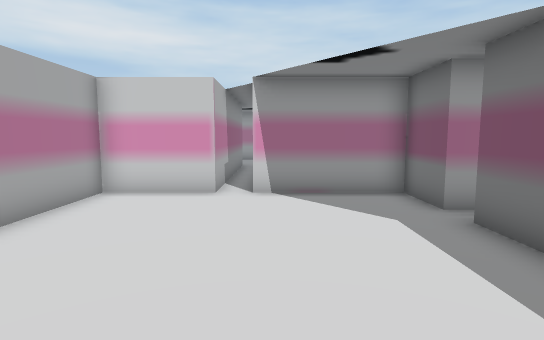
view 1 (above)

17 first-person views from a walk through a scene from a Unity 3-D project. The camera is 1.5 m above the floor, tilts 6° down and sees 80° across. The floor is counted in squares, 1 m on a side. Each view is taken from the middle of a square. On the plan, view 1 faces up. The plan holds only what a view shows up to about 15 squares ahead; the rest is blank. The place goes on beyond the plan. The player character is not drawn. Some animated figures are not drawn.

view 2
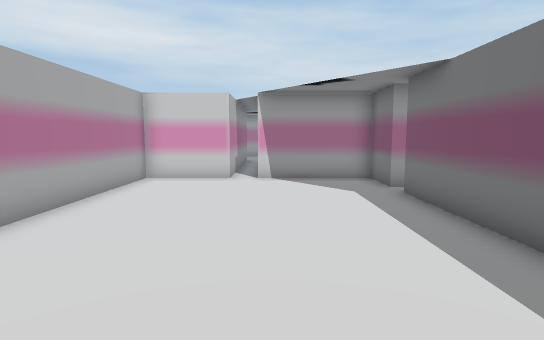

view 3
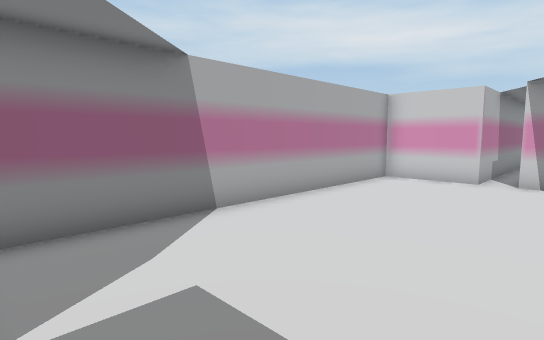

view 4
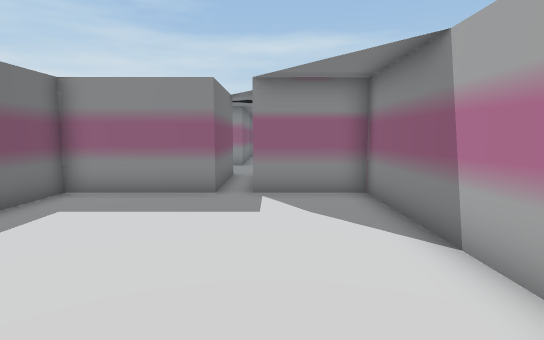

view 5
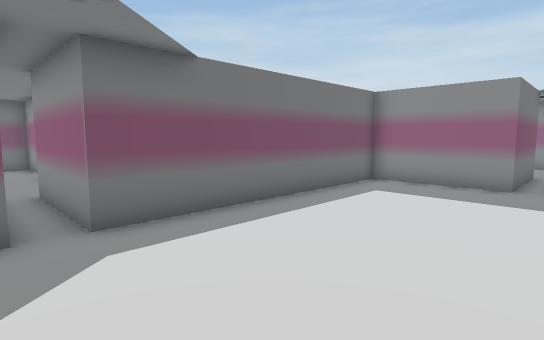

view 6
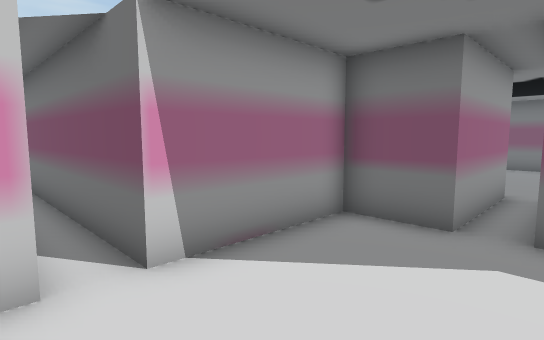

view 7
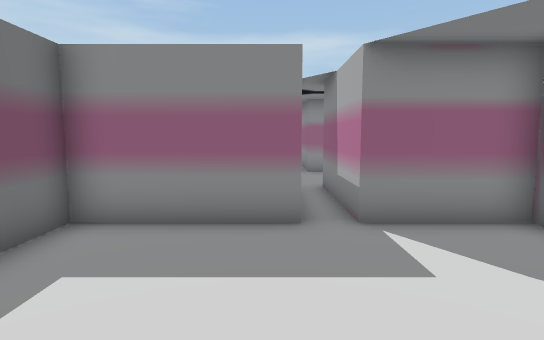

view 8
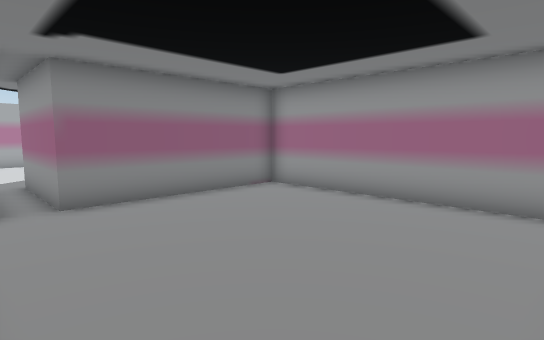

view 9
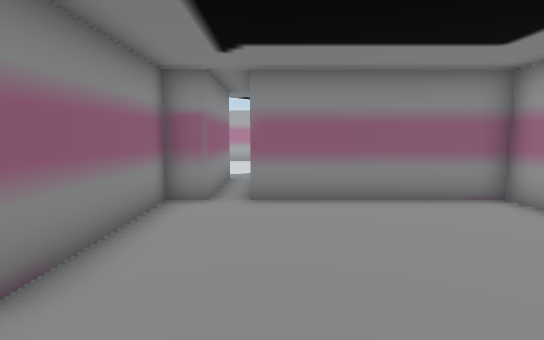

view 10
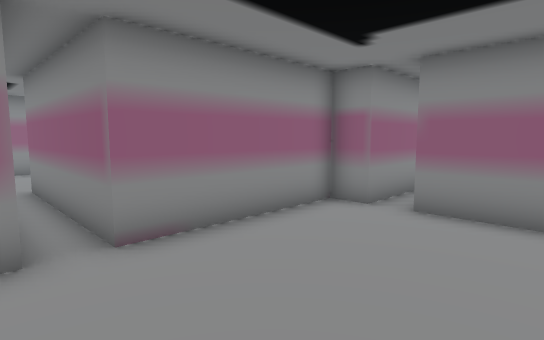

view 11
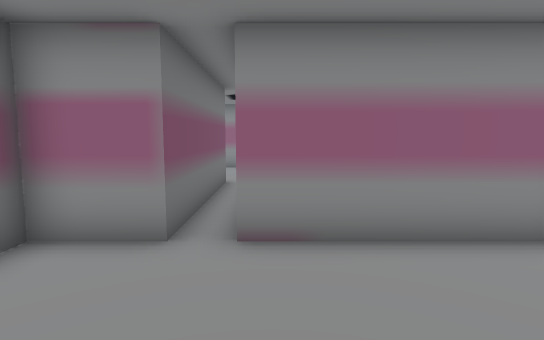

view 12
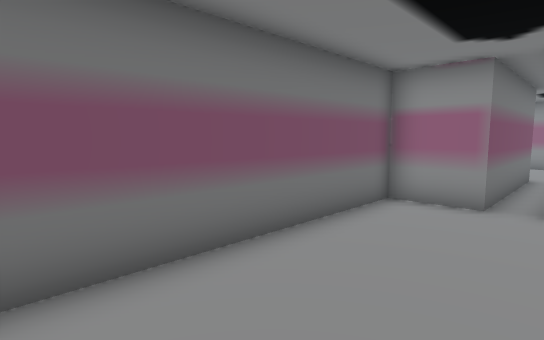

view 13
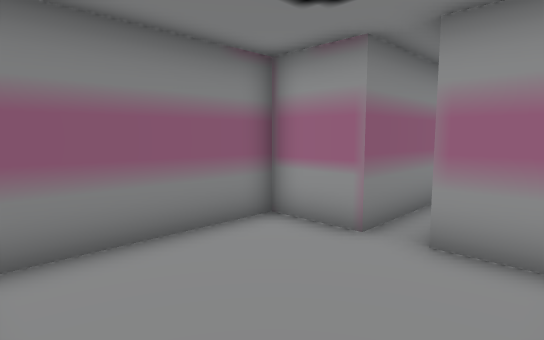

view 14
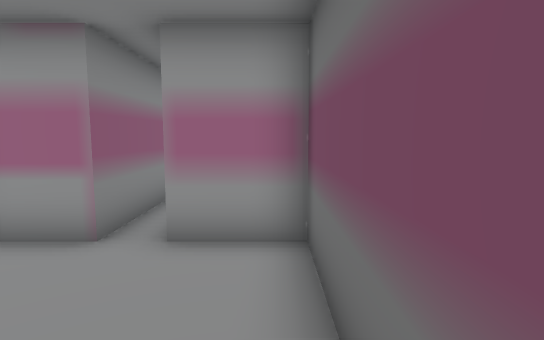

view 15
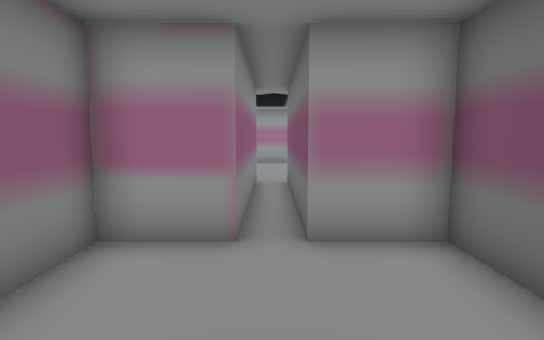

view 16
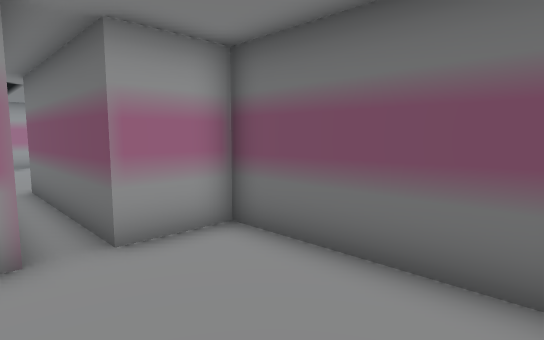

view 17
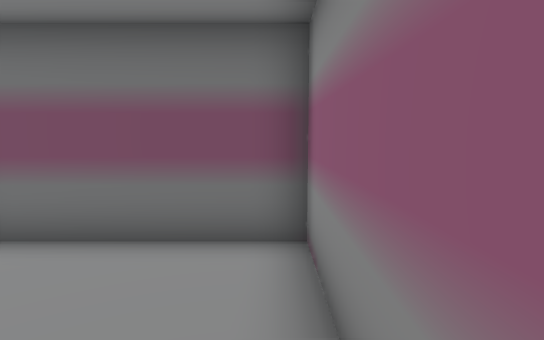

### Floor plan
Ten units are one square. View 1 is at (0, 0); x grows to the right and y downward. Boxes are objects, and circles mark ways between rooms. Rooms are numbered by the first view taken in them; rooms with no view inside come last. Other rooms are left out.
<svg viewBox="-50 -130 210 210">
<path fill="none" stroke="#000" d="M-15 -85 -45 -85 -45 35 -15 35 -15 75M75 -65 35 -65 35 -85 -5 -85M-5 75 -5 35 35 35 35 -55 75 -55M75 -55 75 -45 125 -45 125 15M148 -125 75 -125 75 -65M135 15 135 -45 155 -45 155 -118M125 15 105 15 105 58M115 65 155 65 155 15 135 15"/>
<circle cx="80" cy="-60" r="3" fill="#2a7"/>
<circle cx="130" cy="10" r="3" fill="#2a7"/>
<text x="0" y="-20">1</text>
<text x="120" y="-80">2</text>
<text x="130" y="40">3</text>
</svg>
Room 1 opens to room 2. Room 2 opens to room 3.

Where each view was taken, in squares from view 1:
view 1: 0 up, 0 right, facing up
view 2: 3 down, 0 right, facing up
view 3: 3 down, 1 right, facing up-left
view 4: 5 up, 2 left, facing down
view 5: 7 up, 2 left, facing down-right
view 6: 5 up, 2 left, facing up-right
view 7: 2 up, 0 right, facing down
view 8: 5 up, 15 right, facing up-left
view 9: 7 up, 15 right, facing left
view 10: 9 up, 14 right, facing down-left
view 11: 9 up, 12 right, facing down
view 12: 12 up, 12 right, facing down-right
view 13: 6 down, 15 right, facing up-left
view 14: 6 down, 15 right, facing up
view 15: 6 down, 13 right, facing up
view 16: 6 down, 12 right, facing up-right
view 17: 6 down, 11 right, facing right
